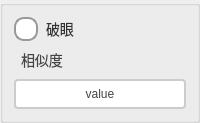
            <widget class="QGroupBox" name="groupBox_6">
             <property name="title">
              <string/>
             </property>
             <layout class="QVBoxLayout" name="verticalLayout_6">
              <item>
               <widget class="QRadioButton" name="rbtn_brokenEyeEnable">
                <property name="sizePolicy">
                 <sizepolicy hsizetype="Minimum" vsizetype="Minimum">
                  <horstretch>0</horstretch>
                  <verstretch>0</verstretch>
                 </sizepolicy>
                </property>
                <property name="styleSheet">
                 <string notr="true">QRadioButton {
    spacing: 8px;
    font-size: 14px;
    color: #333;  /* 保持原始文字颜色 */
}

/* 未选中状态 */
QRadioButton::indicator {
    width: 20px;
    height: 20px;
    border-radius: 10px;
    border: 2px solid #999;
    background: #ffffff;
}

/* 悬停效果 */
QRadioButton::indicator:hover {
    border: 2px solid #666;
}

/* 选中状态 */
QRadioButton::indicator:checked {
    border: 2px solid #FF6B00;  /* 橙色边框 */
}

/* 选中时的内圆 */
QRadioButton::indicator:checked {
    background-color: qradialgradient(
        cx:0.5, cy:0.5,
        radius:0.4,
        fx:0.5, fy:0.5,
        stop:0 #FF6B00,  /* 主橙色 */
        stop:1 transparent
    );
}

/* 禁用状态 */
QRadioButton:::disabled {
    border: 2px solid #ccc;
    background: #eee;
}

/* 点击动画效果 */
QRadioButton::indicator:pressed {
    border: 2px solid #CC5500;  /* 深橙色边框 */
    background-color: qradialgradient(
        cx:0.5, cy:0.5,
        radius:0.5,
        fx:0.5, fy:0.5,
        stop:0 #FFD8B3,  /* 浅橙色渐变 */
        stop:1 transparent
    );
}</string>
                </property>
                <property name="text">
                 <string>破眼</string>
                </property>
               </widget>
              </item>
              <item>
               <widget class="QLabel" name="label_17">
                <property name="sizePolicy">
                 <sizepolicy hsizetype="Minimum" vsizetype="Minimum">
                  <horstretch>0</horstretch>
                  <verstretch>0</verstretch>
                 </sizepolicy>
                </property>
                <property name="styleSheet">
                 <string notr="true">/* 基础标签样式 */
QLabel {
    color: #444444;          /* 主文字色 */
    font-size: 14px;         /* 标准字号 */
    background: transparent; /* 透明背景 */
    padding: 2px 4px;        /* 基础内边距 */
}

/* 标题样式 */
QLabel.title {
    font-size: 16px;
    font-weight: 600;
    color: #333333;
    border-bottom: 1px solid #DDDDDD; /* 下划线装饰 */
    padding-bottom: 4px;
}

/* 副标题/次要文本 */
QLabel.subtitle {
    color: #666666;
    font-size: 13px;
    font-style: italic;
}

/* 强调文本 */
QLabel.emphasis {
    color: #333333;
    font-weight: 500;
    background-color: #F5F5F5;
    border-radius: 3px;
    padding: 4px 8px;
}

/* 状态标签（成功/警告/错误） */
QLabel[state=&quot;success&quot;] {
    color: #228B22;          /* 森林绿 */
    border-left: 3px solid #228B22;
    padding-left: 8px;
}

QLabel[state=&quot;warning&quot;] {
    color: #FF8C00;          /* 暗橙 */
    border-left: 3px solid #FF8C00;
    padding-left: 8px;
}

QLabel[state=&quot;error&quot;] {
    color: #B22222;          /* 砖红 */
    border-left: 3px solid #B22222;
    padding-left: 8px;
}

/* 数据展示标签 */
QLabel.data {
    color: #2F4F4F;          /* 深石板灰 */
    font-family: monospace;
    border: 1px solid #E0E0E0;
    background-color: #FFFFFF;
    padding: 6px 12px;
    border-radius: 4px;
}

/* 禁用状态 */
QLabel:disabled {
    color: #AAAAAA;
    background-color: transparent;
}

/* 链接样式（伪链接效果） */
QLabel.link {
    color: #4682B4;          /* 钢蓝 */
    text-decoration: underline;
    border-bottom: 1px dotted #4682B4;
}

/* 图标标签 */
QLabel.icon {
    qproperty-alignment: AlignCenter;
    border: 1px solid #E0E0E0;
    border-radius: 4px;
    background-color: #FFFFFF;
    padding: 12px;
}</string>
                </property>
                <property name="text">
                 <string>相似度</string>
                </property>
               </widget>
              </item>
              <item>
               <widget class="QPushButton" name="pbtn_brokenEyeSimilarity">
                <property name="sizePolicy">
                 <sizepolicy hsizetype="Minimum" vsizetype="Minimum">
                  <horstretch>0</horstretch>
                  <verstretch>0</verstretch>
                 </sizepolicy>
                </property>
                <property name="styleSheet">
                 <string notr="true">QPushButton {
    padding: 6px 14px;
    border: 2px solid #CCC;
    border-radius: 4px;
    background-color: white;
    color: #444;
}

QPushButton:hover {
    border-color: #999;
    background-color: #F5F5F5;
}

QPushButton:pressed {
    border-color: #777;
    background-color: #EEE;
}</string>
                </property>
                <property name="text">
                 <string>value</string>
                </property>
               </widget>
              </item>
             </layout>
            </widget>
